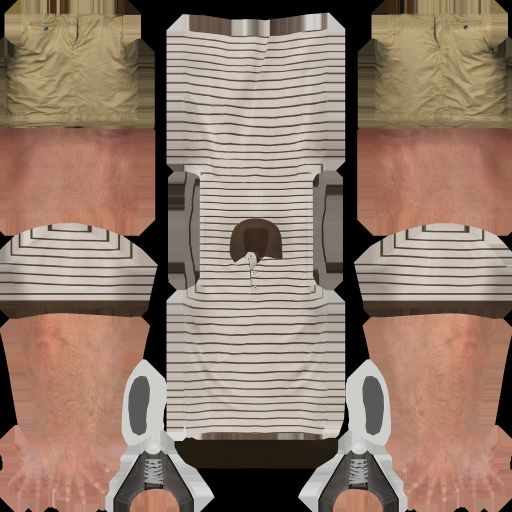
#> input picture src/character/models/adult01/body.jpg, 1024 x 1024 px, given in place of body_f.png, which was not available (shown at 1/2 size)
$ python scarlet_export_textures.py out.png
#> lines starting #> are read from the running program, lines starting #| are printed output that depends on the picture
"""Scarlet's textures for tools/models/export_scarlet.mjs (a glTF of her for use elsewhere).

The colour and normal maps go as they are (JPEG). The game's finish maps (R: the finish code, see
src/character/material.ts - 1 matte .. 0.5 gloss, 0.5..0.25 sheer, below 0.25 metal) become glTF
metallic-roughness maps (G roughness, B metalness; R left white, unused) with the same numbers the
game's shader uses. The hair cards' WebP becomes a PNG (glTF has no WebP without an extension). The
body's finish map is also dumped raw (RGB bytes), for the exporter to read the tights and the jacket
off it per vertex, as the game does.

Usage: python3 -I tools/models/scarlet_export_textures.py <out dir>
"""
import os
import shutil
import sys

import numpy as np
from PIL import Image

ROOT = os.path.abspath(os.path.join(os.path.dirname(os.path.abspath(__file__)), '..', '..'))
SRC = os.path.join(ROOT, 'src', 'character', 'models', 'scarlet')

# the game's characters' base roughness (CharacterLibrary.surface) and its shader's finish mapping
BASE_ROUGH = 0.82


def orm(finish_png):
    f = np.asarray(Image.open(finish_png).convert('RGB')).astype(np.float32) / 255.0
    ma = f[..., 0]
    gloss = np.where(ma >= 0.5, (1.0 - ma) * 2.0, 0.0)
    sheer = np.where((ma >= 0.25) & (ma < 0.5), (0.5 - ma) * 4.0, 0.0)
    metal = np.where(ma < 0.25, 1.0 - ma * 4.0, 0.0)
    r = np.full(ma.shape, BASE_ROUGH, np.float32)
    r = r + (0.2 - r) * gloss
    r = r + (0.4 - r) * sheer
    r = r + (0.3 - r) * metal
    out = np.stack([np.ones_like(r), r, metal], -1)
    return Image.fromarray((np.clip(out, 0, 1) * 255 + 0.5).astype(np.uint8), 'RGB')


def main():
    out = sys.argv[1]
    os.makedirs(out, exist_ok=True)
    for n in ('body.jpg', 'body_n.jpg', 'head.jpg', 'head_n.jpg'):
        shutil.copyfile(os.path.join(SRC, n), os.path.join(out, n))
    orm(os.path.join(SRC, 'body_f.png')).save(os.path.join(out, 'body_orm.png'), optimize=True)
    orm(os.path.join(SRC, 'head_f.png')).save(os.path.join(out, 'head_orm.png'), optimize=True)
#> call 2 of orm, with finish_png = 'src/character/models/scarlet/head_f.png'
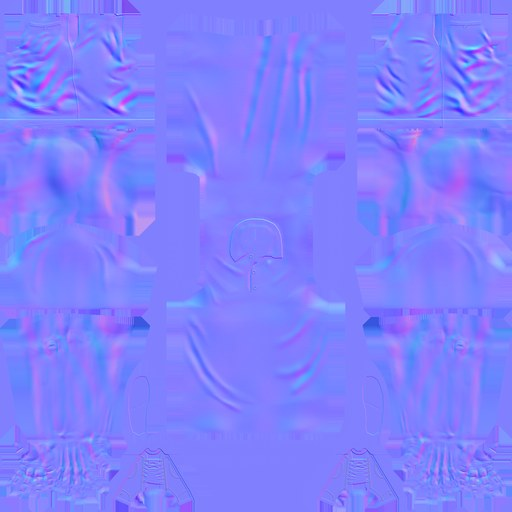
#> input picture src/character/models/adult01/body_n.jpg, 512 x 512 px, given in place of head_f.png, which was not available
#> in orm (call 2), `ma = f[..., 0]`:
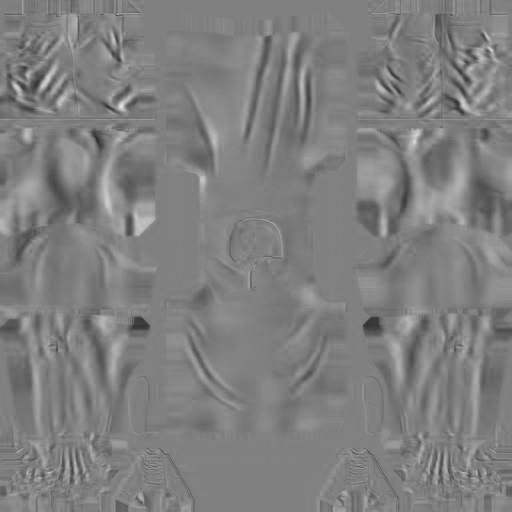
#> ma: shape (512, 512) float32; min 0.173, max 0.89, mean 0.499
#> in orm (call 2), `gloss = np.where(ma >= 0.5, (1.0 - ma) * 2.0, 0.0)`:
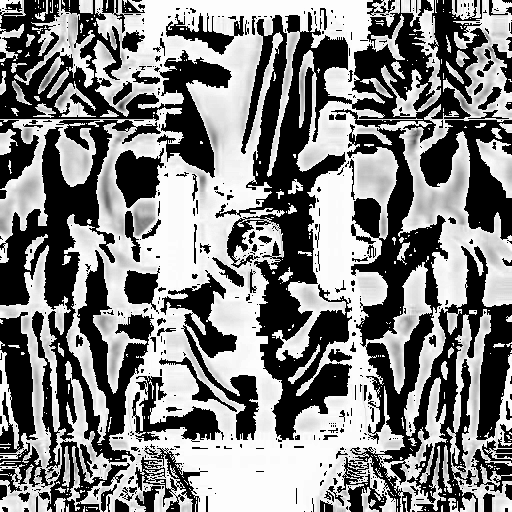
#> gloss: shape (512, 512) float32; min 0, max 0.996, mean 0.516
#> in orm (call 2), `sheer = np.where((ma >= 0.25) & (ma < 0.5), (0.5 - ma) * 4.0, 0.0)`:
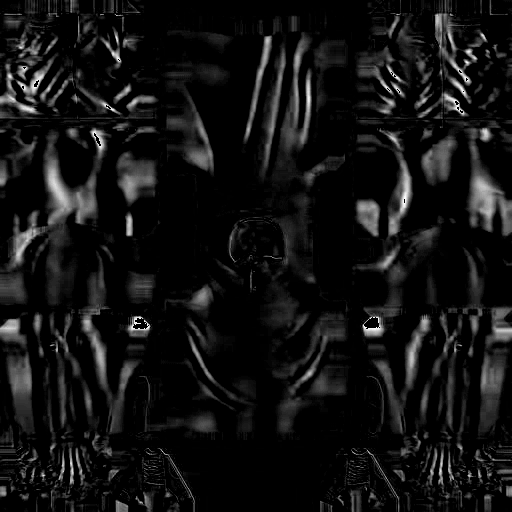
#> sheer: shape (512, 512) float32; min 0, max 0.996, mean 0.0737
#> in orm (call 2), `r = r + (0.4 - r) * sheer`:
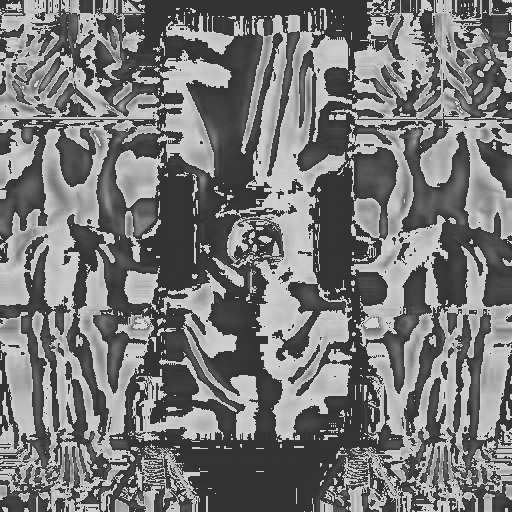
#> r: shape (512, 512) float32; min 0.202, max 0.82, mean 0.469
#> in orm (call 2), `out = np.stack([np.ones_like(r), r, metal], -1)`:
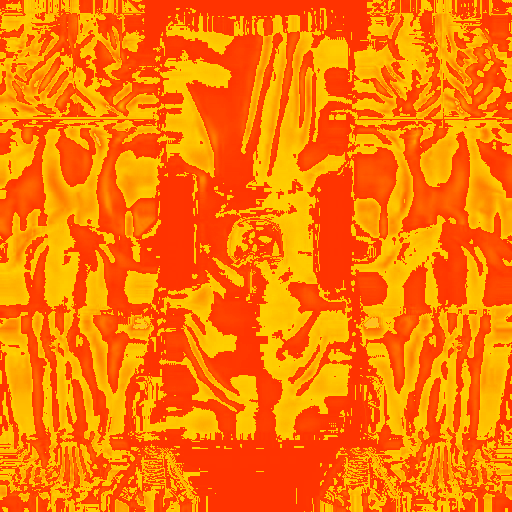
#> out: shape (512, 512, 3) float32; mean of channels 0, 1, 2 1, 0.469, 0.00011; drawn as R, G, B
    Image.open(os.path.join(SRC, 'hair.webp')).convert('RGBA').save(os.path.join(out, 'hair.png'), optimize=True)
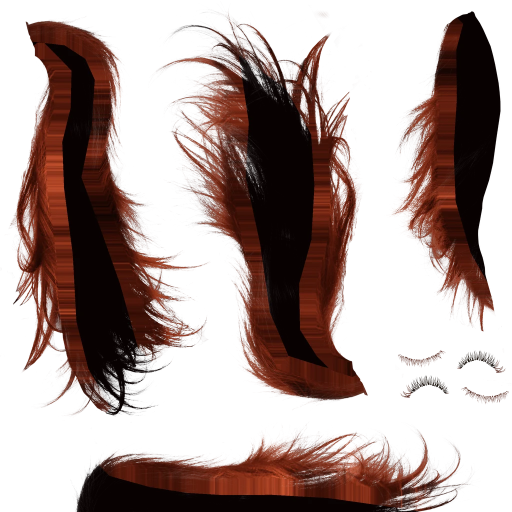
#> input picture src/character/models/scarlet/hair.webp, 1024 x 1024 px (shown at 1/2 size)
    f = Image.open(os.path.join(SRC, 'body_f.png')).convert('RGB')
#> f is the input picture: PIL image 1024x1024 RGB; mean R, G, B 146.8, 124, 108.9
    with open(os.path.join(out, 'body_f.rgb'), 'wb') as fh:
        fh.write(f'{f.width} {f.height}\n'.encode())
        fh.write(f.tobytes())
    print('textures ->', out)


if __name__ == '__main__':
    main()
